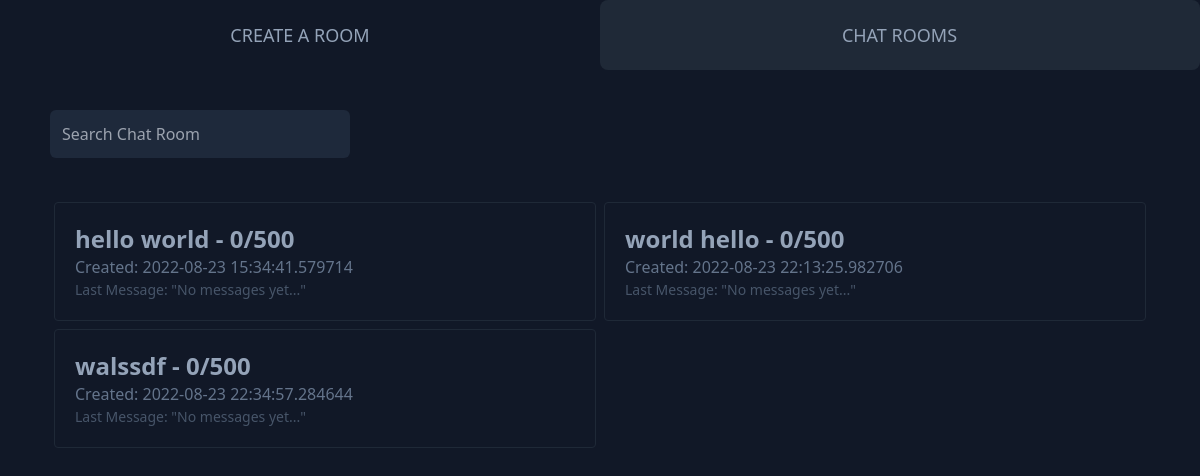
The page / on the database its author committed.
### app.py (models this page shows, shortened)
class Rooms(db.Model):
    RID = db.Column(db.Integer, primary_key=True)
    name = db.Column(db.String(100), unique=True, nullable=False)
    visibility = db.Column(db.String(20), nullable=False)
    date = db.Column(db.DateTime, nullable=False, default=datetime.utcnow)
    messages = db.Column(db.Integer)
    closing = db.Column(db.Boolean)
    chatters = db.Column(db.Integer)

### app.py (the view)
@app.route('/', methods=['GET', 'POST'])
def index():
    query = request.args.get('query')
    search = "%{}%".format(query)
    public_rooms = Rooms.query.filter_by(visibility='public').filter(Rooms.name.like(search)).all()
    if query:
        return render_template('partial/roomsQuery.html', rooms=public_rooms, LastMessage=getLastMessage)
    elif query == "":
        return render_template('partial/roomsQuery.html',rooms = public_rooms, LastMessage = getLastMessage)
    public_rooms = Rooms.query.filter_by(visibility='public').all()
    return render_template('listrooms.html', rooms=public_rooms, LastMessage=getLastMessage)

### app.py (called while the page is built)
def getLastMessage(RID):
    LastMessage = Logs.query.filter_by(RID=RID).order_by(Logs.MID.desc()).first()
    if LastMessage:
        return LastMessage.message
    return "No messages yet..."

### templates/listrooms.html (shortened to what this page needs)
{% extends 'layouts/layout_land.html' %}
{% block content %}
    <div class = "div2">
        <div class = "flex justify-start flex-wrap py-10">
            <input type = "text" placeholder = "Search Chat Room" id = "searchQuery" class = "bg-slate-800 rounded-md p-3 text-slate-400 font-light focus:outline-none ml-[50px] w-[300px]">
        </div>
        <div class = "flex flex-wrap mx-[50px]" id = "roomsList">
            {% include 'partial/roomsQuery.html' %}
        </div>
    </div>
{% endblock %}

### templates/partial/roomsQuery.html
              {% if rooms|length < 1 %}
                <h4 class = "text-center text-slate-400">No active rooms found!</h4>
              {% else %}
            {% for room in rooms %}
            <div class = "border border-gray-800 w-[calc(50%-8px)] m-1 rounded p-5 overflow-hidden hover:bg-gray-800 transition">
                <a href = {{url_for('roomview', RID = room.RID, name = room.name)}}>
                    <h2 class = "text-slate-400 text-2xl cursor-pointer font-semibold truncate hover:underline">
                        {{room.name}} - {{room.messages}}/500
                    </h2>
                </a>
                <p class = "text-slate-500">Created: {{room.date}}</p>
                <p class = "text-slate-600 text-[14px] font-normal truncate">Last Message: "{{LastMessage(room.RID)}}"</p>
            </div>
            {% endfor %}
      {% endif %}

### rows shown on the page
Rooms: name "hello world", messages "0", date "2022-08-23 15:34:41.579714", LastMessage "No messages yet..."
Rooms: name "world hello", messages "0", date "2022-08-23 22:13:25.982706", LastMessage "No messages yet..."
Rooms: name "walssdf", messages "0", date "2022-08-23 22:34:57.284644", LastMessage "No messages yet..."
